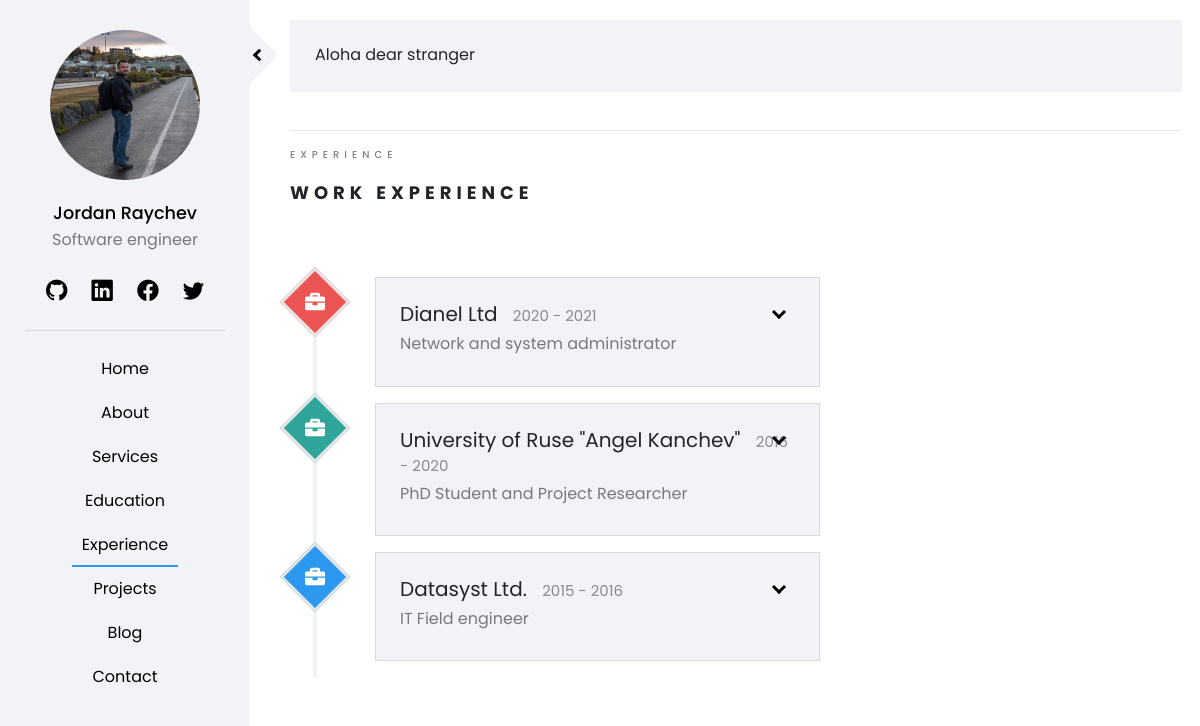
/pages/experience/, run on the app's committed database.
### staticpages/models.py (models this page shows)
class Experience(models.Model):
    experience_name = models.CharField(max_length=50)
    experience_field = models.CharField(max_length=50)
    experience_year = models.CharField(max_length=50)
    experience_description = models.TextField(max_length=300)

### staticpages/views.py (the view)
# urls.py: path('experience/', ExperienceView.as_view(), name='experience'),
class ExperienceView(TemplateView):
    template_name = 'staticpages/experience.html'
    def get_context_data(self, **kwargs):
        context =  super(ExperienceView,self).get_context_data(**kwargs)
        experiences = Experience.objects.all()
        context['experiences'] = experiences
        return context

### templates/staticpages/experience.html (shortened to what this page needs)
{% extends 'home/base.html' %}
{% load crispy_forms_tags %}
{% load static %}
{% block content %}
<div class = "row">
    <div class = "col-sm-12">
        <span class="heading-meta">Experience</span>
        <h2 class="heading">Work Experience</h2>
    </div>
</div>
<div class = "container-fluid timeline-container accordion">
    {% for experience in experiences %}
    <div class="row">
        <div class=" timeline-circle timeline-badge-{{ forloop.counter }} fadeInUp-{{ forloop.counter }}">
            <i class="timeline-icon fas fa-briefcase"></i>
        </div>
        <div class = "timeline-box experience fadeInRight-{{ forloop.counter }}">
            <h4 data-toggle="collapse" data-target="#collapse-{{ forloop.counter }}" aria-expanded="true" aria-controls="collapse-{{ forloop.counter }}">
               {{ experience.experience_name }} <span> {{ experience.experience_year }} </span>
            </h4>
            <h3> {{ experience.experience_field }} </h3>
        </div>
    </div>
    {% endfor %}
</div>
{% endblock %}

### static/css/style.css (style rules this page uses)
:root { --main-color: rgb(242, 243, 247); --main-color-darker: rgb(230, 230, 230); --red-color: #ec5453; --green-color: #2fa499; --blue-color: #2c98f0; --darker-blue-color: #4054b2; --white-color: #ffffff; --yellow-color: #f9bf3f; --purple-color: #a84cb8; --border-color: rgba(0, 0, 0, 0.1); --black-color: rgba(0,0,0); --p-color: rgba(0, 0, 0, 0.5); --box-shadow: rgba(0, 0, 0, 0.2); --black-075: rgba(0, 0, 0, 0.75); }
body { font-family: 'Poppins', sans-serif; background: var(--white-color); }
.heading-meta { margin-bottom: 15px; display: block; font-size: 10px; text-transform: uppercase; color: var(--p-color); font-weight: 500; letter-spacing: 5px; }
.heading { font-size: 18px; margin-bottom: 2em; font-weight: 700; text-transform: uppercase; letter-spacing: 5px; line-height: 1.8; position: relative; }
.timeline-box { width: 762px; background-color: var(--main-color); padding: 1.5em; border: 1px solid var(--border-color); box-shadow: 0px 0px 5px -4px var(--border-color); margin-bottom: 1em; opacity: 0; margin-left: 10%; position: relative; width: 50%; float: left; }
.timeline-box h4, .timeline-panel h4 { font-size: 1.25em; font-weight: 400; }
.timeline-box h3 { font-size: 1em; font-weight: 400; color: var(--p-color); }
.timeline-box h4 span, .timeline-panel h4 span { padding-left: 10px; opacity: 0.5; font-size: 0.75em; }
.timeline-circle { width: 50px; height: 50px; background-color: var(--blue-color); margin-right: 35px; text-align: center; line-height: 47px; transform: rotate(45deg); border: 3px solid var(--main-color-darker); position: relative; margin-bottom: 50px; bottom: -500px; }
.timeline-container { position: relative; margin-top: 2em; }
.timeline-container:before { content: ''; position: absolute; display: block; width: 4px; background-color: var(--main-color); margin-left: 7.5px; height: 100%; }
.timeline-icon { font-size: 1.25em; color: var(--white-color); transform: rotate(-45deg); }
.experience h4::before { content: ''; width: 10px; height: 10px; position: absolute; right: 35px; border: solid var(--black-color); border-width: 0 3px 3px 0; display: inline-block; padding: 3px; margin-top: 5px; transform: rotate(45deg); }
.experience h4 { cursor: pointer; }
.timeline-badge-1 { background-color: var(--red-color); }
.timeline-badge-2 { background-color: var(--green-color); }
.timeline-badge-3 { background-color: var(--blue-color); }
.blog-box, .work-box, .service-box, .timeline-box, .quote-box { opacity: 0; }

### data on the page
Experience: experience_name "Dianel Ltd", experience_year "2020 - 2021", experience_field "Network and system administrator"
Experience: experience_name "University of Ruse \"Angel Kanchev\"", experience_year "2016 - 2020", experience_field "PhD Student and Project Researcher"
Experience: experience_name "Datasyst Ltd.", experience_year "2015 - 2016", experience_field "IT Field engineer"
